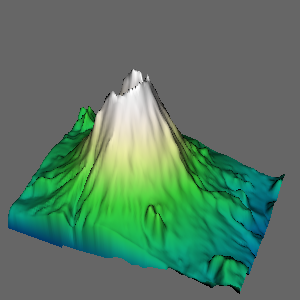

This chart was generated by the following Python code:
#!/usr/bin/env python

# Read a DEM elevation model file and render with LOD actors at multiple resolutions.

import os

import vtkmodules.vtkInteractionStyle  # noqa: F401
import vtkmodules.vtkRenderingFreeType  # noqa: F401
import vtkmodules.vtkRenderingOpenGL2  # noqa: F401

from vtkmodules.vtkCommonCore import vtkLookupTable
from vtkmodules.vtkCommonExecutionModel import vtkCastToConcrete
from vtkmodules.vtkFiltersCore import (
    vtkElevationFilter,
    vtkPolyDataNormals,
)
from vtkmodules.vtkFiltersGeneral import vtkWarpScalar
from vtkmodules.vtkFiltersGeometry import vtkImageDataGeometryFilter
from vtkmodules.vtkImagingCore import vtkImageShrink3D
from vtkmodules.vtkIOImage import vtkDEMReader
from vtkmodules.vtkRenderingCore import (
    vtkPolyDataMapper,
    vtkRenderWindow,
    vtkRenderWindowInteractor,
    vtkRenderer,
)
from vtkmodules.vtkRenderingLOD import vtkLODActor

# Source
data_dir = os.environ.get("VPE_DATA_DIR", os.path.dirname(os.path.abspath(__file__)))

scale = 5

# Lookup table
lookup_table = vtkLookupTable()
lookup_table.SetHueRange(0.6, 0)
lookup_table.SetSaturationRange(1.0, 0)
lookup_table.SetValueRange(0.5, 1.0)

# Read DEM file
dem_reader = vtkDEMReader()
dem_reader.SetFileName(os.path.join(data_dir, "SainteHelens.dem"))
dem_reader.Update()

elevation_lo = scale * dem_reader.GetElevationBounds()[0]
elevation_hi = scale * dem_reader.GetElevationBounds()[1]

# LOD 1 — shrink factor 4
lod1_shrink = vtkImageShrink3D()
lod1_shrink.SetShrinkFactors(4, 4, 1)
lod1_shrink.SetInputConnection(dem_reader.GetOutputPort())
lod1_shrink.AveragingOn()

lod1_geometry = vtkImageDataGeometryFilter()
lod1_geometry.SetInputConnection(lod1_shrink.GetOutputPort())
lod1_geometry.ReleaseDataFlagOn()

lod1_warp = vtkWarpScalar()
lod1_warp.SetInputConnection(lod1_geometry.GetOutputPort())
lod1_warp.SetNormal(0, 0, 1)
lod1_warp.UseNormalOn()
lod1_warp.SetScaleFactor(scale)
lod1_warp.ReleaseDataFlagOn()

lod1_elevation = vtkElevationFilter()
lod1_elevation.SetInputConnection(lod1_warp.GetOutputPort())
lod1_elevation.SetLowPoint(0, 0, elevation_lo)
lod1_elevation.SetHighPoint(0, 0, elevation_hi)
lod1_elevation.SetScalarRange(elevation_lo, elevation_hi)
lod1_elevation.ReleaseDataFlagOn()

lod1_cast = vtkCastToConcrete()
lod1_cast.SetInputConnection(lod1_elevation.GetOutputPort())

lod1_normals = vtkPolyDataNormals()
lod1_normals.SetInputConnection(lod1_cast.GetOutputPort())
lod1_normals.SetFeatureAngle(60)
lod1_normals.ConsistencyOff()
lod1_normals.SplittingOff()
lod1_normals.ReleaseDataFlagOn()

lod1_mapper = vtkPolyDataMapper()
lod1_mapper.SetInputConnection(lod1_normals.GetOutputPort())
lod1_mapper.SetScalarRange(elevation_lo, elevation_hi)
lod1_mapper.SetLookupTable(lookup_table)
lod1_mapper.Update()

# LOD 2 — shrink factor 8
lod2_shrink = vtkImageShrink3D()
lod2_shrink.SetShrinkFactors(8, 8, 1)
lod2_shrink.SetInputConnection(dem_reader.GetOutputPort())
lod2_shrink.AveragingOn()

lod2_geometry = vtkImageDataGeometryFilter()
lod2_geometry.SetInputConnection(lod2_shrink.GetOutputPort())
lod2_geometry.ReleaseDataFlagOn()

lod2_warp = vtkWarpScalar()
lod2_warp.SetInputConnection(lod2_geometry.GetOutputPort())
lod2_warp.SetNormal(0, 0, 1)
lod2_warp.UseNormalOn()
lod2_warp.SetScaleFactor(scale)
lod2_warp.ReleaseDataFlagOn()

lod2_elevation = vtkElevationFilter()
lod2_elevation.SetInputConnection(lod2_warp.GetOutputPort())
lod2_elevation.SetLowPoint(0, 0, elevation_lo)
lod2_elevation.SetHighPoint(0, 0, elevation_hi)
lod2_elevation.SetScalarRange(elevation_lo, elevation_hi)
lod2_elevation.ReleaseDataFlagOn()

lod2_cast = vtkCastToConcrete()
lod2_cast.SetInputConnection(lod2_elevation.GetOutputPort())

lod2_normals = vtkPolyDataNormals()
lod2_normals.SetInputConnection(lod2_cast.GetOutputPort())
lod2_normals.SetFeatureAngle(60)
lod2_normals.ConsistencyOff()
lod2_normals.SplittingOff()
lod2_normals.ReleaseDataFlagOn()

lod2_mapper = vtkPolyDataMapper()
lod2_mapper.SetInputConnection(lod2_normals.GetOutputPort())
lod2_mapper.SetScalarRange(elevation_lo, elevation_hi)
lod2_mapper.SetLookupTable(lookup_table)
lod2_mapper.Update()

# LOD 3 — shrink factor 16
lod3_shrink = vtkImageShrink3D()
lod3_shrink.SetShrinkFactors(16, 16, 1)
lod3_shrink.SetInputConnection(dem_reader.GetOutputPort())
lod3_shrink.AveragingOn()

lod3_geometry = vtkImageDataGeometryFilter()
lod3_geometry.SetInputConnection(lod3_shrink.GetOutputPort())
lod3_geometry.ReleaseDataFlagOn()

lod3_warp = vtkWarpScalar()
lod3_warp.SetInputConnection(lod3_geometry.GetOutputPort())
lod3_warp.SetNormal(0, 0, 1)
lod3_warp.UseNormalOn()
lod3_warp.SetScaleFactor(scale)
lod3_warp.ReleaseDataFlagOn()

lod3_elevation = vtkElevationFilter()
lod3_elevation.SetInputConnection(lod3_warp.GetOutputPort())
lod3_elevation.SetLowPoint(0, 0, elevation_lo)
lod3_elevation.SetHighPoint(0, 0, elevation_hi)
lod3_elevation.SetScalarRange(elevation_lo, elevation_hi)
lod3_elevation.ReleaseDataFlagOn()

lod3_cast = vtkCastToConcrete()
lod3_cast.SetInputConnection(lod3_elevation.GetOutputPort())

lod3_normals = vtkPolyDataNormals()
lod3_normals.SetInputConnection(lod3_cast.GetOutputPort())
lod3_normals.SetFeatureAngle(60)
lod3_normals.ConsistencyOff()
lod3_normals.SplittingOff()
lod3_normals.ReleaseDataFlagOn()

lod3_mapper = vtkPolyDataMapper()
lod3_mapper.SetInputConnection(lod3_normals.GetOutputPort())
lod3_mapper.SetScalarRange(elevation_lo, elevation_hi)
lod3_mapper.SetLookupTable(lookup_table)
lod3_mapper.Update()

# Actor
dem_actor = vtkLODActor()
dem_actor.AddLODMapper(lod1_mapper)
dem_actor.AddLODMapper(lod2_mapper)
dem_actor.AddLODMapper(lod3_mapper)

# Renderer
renderer = vtkRenderer()
renderer.AddActor(dem_actor)
renderer.SetBackground(0.4, 0.4, 0.4)

# Render window
render_window = vtkRenderWindow()
render_window.AddRenderer(renderer)
render_window.SetWindowName("dem")
render_window.SetMultiSamples(0)
render_window.SetSize(300, 300)

# Interactor
interactor = vtkRenderWindowInteractor()
interactor.SetRenderWindow(render_window)
interactor.SetDesiredUpdateRate(1)

# Scene
camera = renderer.GetActiveCamera()
camera.SetViewUp(0, 0, 1)
camera.SetPosition(-99900, -21354, 131801)
camera.SetFocalPoint(41461, 41461, 2815)
renderer.ResetCamera()
camera.Dolly(1.2)
renderer.ResetCameraClippingRange()

interactor.Initialize()
interactor.Start()
